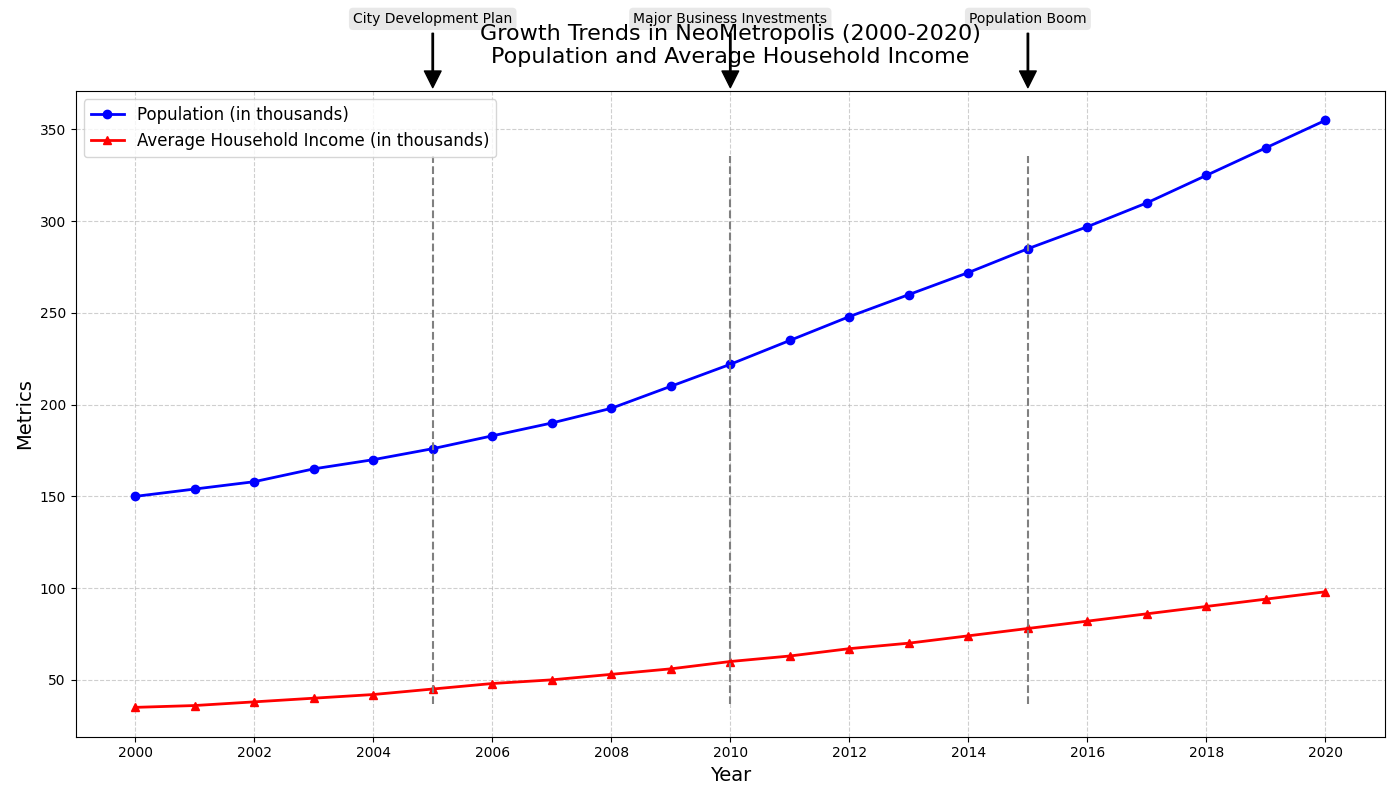

Here is the Python script that generated this plot:
import matplotlib.pyplot as plt
import numpy as np

# Time period for the x-axis
years = np.arange(2000, 2021)

# Population data (in thousands)
population = np.array([
    150, 154, 158, 165, 170, 176, 183, 190, 198, 210,
    222, 235, 248, 260, 272, 285, 297, 310, 325, 340, 355
])

# Average household income data (in thousands of dollars)
household_income = np.array([
    35, 36, 38, 40, 42, 45, 48, 50, 53, 56,
    60, 63, 67, 70, 74, 78, 82, 86, 90, 94, 98
])

# Create a figure and axis
fig, ax = plt.subplots(figsize=(14, 8))

# Plot lines for each data set
ax.plot(years, population, label="Population (in thousands)", color='blue', linestyle='-', marker='o', linewidth=2)
ax.plot(years, household_income, label="Average Household Income (in thousands)", color='red', linestyle='-', marker='^', linewidth=2)

# Set chart title and labels
ax.set_title("Growth Trends in NeoMetropolis (2000-2020)\nPopulation and Average Household Income", fontsize=16, pad=20)
ax.set_xlabel("Year", fontsize=14)
ax.set_ylabel("Metrics", fontsize=14)

# Add legend and grid
ax.legend(loc='upper left', fontsize=12)
ax.grid(True, linestyle='--', alpha=0.6)

# Configure x-axis tick marks
ax.set_xticks(np.arange(2000, 2021, 2))

# Highlight significant milestones
milestones = [(2005, 'City Development Plan'), (2010, 'Major Business Investments'), (2015, 'Population Boom')]
for year, event in milestones:
    ax.axvline(x=year, color='grey', linestyle='--', linewidth=1.5, ymin=0.05, ymax=0.9)
    ax.annotate(event, 
                xy=(year, ax.get_ylim()[1]), 
                xytext=(year, ax.get_ylim()[1] * 1.1),
                arrowprops=dict(facecolor='black', shrink=0.05, width=1),
                fontsize=10, 
                ha='center', 
                bbox=dict(boxstyle="round,pad=0.3", edgecolor='none', facecolor='lightgrey', alpha=0.5))

# Ensure layout is not overlapping
plt.tight_layout()

# Display the plot
plt.show()
